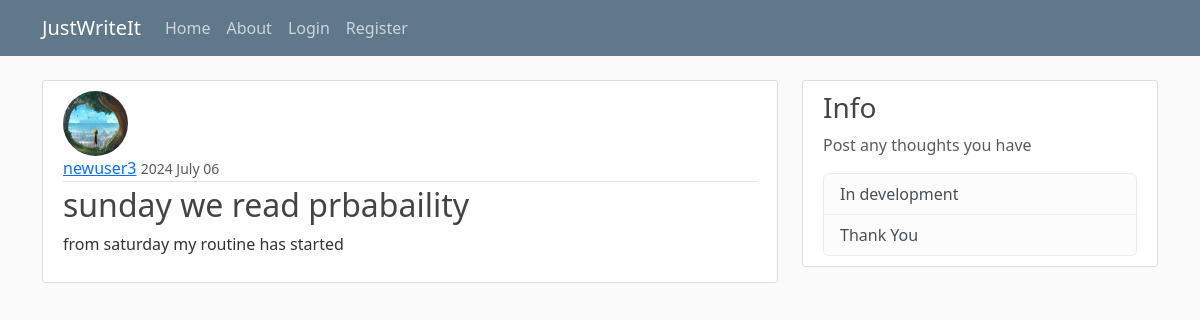
Page /post/6/ on the committed database.
### blog/models.py (models this page shows, shortened)
class Post(models.Model):
    title = models.CharField(max_length = 100)
    content = models.TextField()
    date_posted = models.DateTimeField(default=timezone.now)
    author  = models.ForeignKey(User, on_delete=models.CASCADE)

### users/models.py (models this page shows, shortened)
class Profile(models.Model):
    user = models.OneToOneField(User, on_delete=models.CASCADE)
    image = models.ImageField(default="default.jpg", upload_to="profile_pics")

### blog/views.py (the view)
# urls.py: path('post/<int:pk>/', PostDetailView.as_view(), name='post-detail'),
class PostDetailView(DetailView):
    model = Post

### blog/templates/blog/post_detail.html (shortened to what this page needs)
{% extends "blog/base.html" %}
{% block content %}
    <article class="media content-section">
        <img class = "rounded-circle article-img" src ="{{ object.author.profile.image.url }}">
        <div class="media-body">
        <div class="article-metadata">
            <a class="mr-2" href="{% url 'user-posts' object.author.username  %}">{{ object.author }}</a>
            <small class="text-muted">{{ object.date_posted|date:"Y F d" }}</small>
        </div>
        <h2 class="article-title">{{ object.title }}</h2>
        <p class="article-content">{{ object.content }}</p>
        </div>
    </article>
{% endblock content %}

### blog/static/blog/main.css (style rules this page uses)
body { background: #fafafa; color: #333333; margin-top: 5rem; }
h1, h2, h3, h4, h5, h6 { color: #444444; }
.content-section { background: #ffffff; padding: 10px 20px; border: 1px solid #dddddd; border-radius: 3px; margin-bottom: 20px; }
.article-title { color: #444444; }
.article-content { white-space: pre-line; }
.article-img { height: 65px; width: 65px; margin-right: 16px; }
.article-metadata { padding-bottom: 1px; margin-bottom: 4px; border-bottom: 1px solid #e3e3e3 }

### rows in the picture
Post: author.profile.image (placeholder picture), author "newuser3", date_posted "2024 July 06", title "sunday we read prbabaility", content "from saturday my routine has started"
